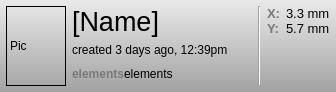
<?xml version="1.0" encoding="UTF-8"?>
<ui version="4.0">
 <class>AMSamplePlateItemWidget</class>
 <widget class="QWidget" name="AMSamplePlateItemWidget">
  <property name="geometry">
   <rect>
    <x>0</x>
    <y>0</y>
    <width>332</width>
    <height>92</height>
   </rect>
  </property>
  <property name="windowTitle">
   <string>Sample Position</string>
  </property>
  <property name="styleSheet">
   <string notr="true">#AMSamplePlateItemWidget {
background-color: qlineargradient(spread:pad, x1:0, y1:0, x2:0, y2:1, stop:0 rgba(233, 233, 233, 255), stop:0.502513 rgba(199, 198, 198, 255), stop:1 rgba(163, 162, 162, 255));
}</string>
  </property>
  <layout class="QHBoxLayout" name="horizontalLayout">
   <property name="spacing">
    <number>6</number>
   </property>
   <property name="margin">
    <number>6</number>
   </property>
   <item>
    <widget class="QLabel" name="samplePictureLabel">
     <property name="minimumSize">
      <size>
       <width>60</width>
       <height>80</height>
      </size>
     </property>
     <property name="maximumSize">
      <size>
       <width>60</width>
       <height>80</height>
      </size>
     </property>
     <property name="frameShape">
      <enum>QFrame::Box</enum>
     </property>
     <property name="text">
      <string>Pic</string>
     </property>
    </widget>
   </item>
   <item>
    <layout class="QVBoxLayout" name="verticalLayout">
     <property name="spacing">
      <number>0</number>
     </property>
     <item>
      <widget class="QLabel" name="sampleName">
       <property name="sizePolicy">
        <sizepolicy hsizetype="Preferred" vsizetype="Preferred">
         <horstretch>1</horstretch>
         <verstretch>0</verstretch>
        </sizepolicy>
       </property>
       <property name="minimumSize">
        <size>
         <width>180</width>
         <height>0</height>
        </size>
       </property>
       <property name="styleSheet">
        <string notr="true">font-size: 20pt;</string>
       </property>
       <property name="text">
        <string>[Name]</string>
       </property>
      </widget>
     </item>
     <item>
      <widget class="QLabel" name="createdLabel">
       <property name="text">
        <string>created 3 days ago, 12:39pm</string>
       </property>
      </widget>
     </item>
     <item>
      <layout class="QHBoxLayout" name="horizontalLayout_2">
       <item>
        <widget class="QLabel" name="containingLabel">
         <property name="sizePolicy">
          <sizepolicy hsizetype="Preferred" vsizetype="Preferred">
           <horstretch>0</horstretch>
           <verstretch>0</verstretch>
          </sizepolicy>
         </property>
         <property name="styleSheet">
          <string notr="true">color: rgb(121, 121, 121);
font-weight: bold;
font-family: &quot;Lucida Grande&quot;;</string>
         </property>
         <property name="text">
          <string>elements</string>
         </property>
        </widget>
       </item>
       <item>
        <widget class="QLabel" name="elementsLabel">
         <property name="sizePolicy">
          <sizepolicy hsizetype="Preferred" vsizetype="Preferred">
           <horstretch>1</horstretch>
           <verstretch>0</verstretch>
          </sizepolicy>
         </property>
         <property name="text">
          <string>elements</string>
         </property>
        </widget>
       </item>
      </layout>
     </item>
    </layout>
   </item>
   <item>
    <widget class="Line" name="line">
     <property name="orientation">
      <enum>Qt::Vertical</enum>
     </property>
    </widget>
   </item>
   <item>
    <widget class="QLabel" name="controlNames">
     <property name="styleSheet">
      <string notr="true">color: rgb(121, 121, 121);
font-weight: bold;
font-size: 10pt;
font-family: &quot;Lucida Grande&quot;;</string>
     </property>
     <property name="text">
      <string>X:
Y:</string>
     </property>
     <property name="alignment">
      <set>Qt::AlignLeading|Qt::AlignLeft|Qt::AlignTop</set>
     </property>
    </widget>
   </item>
   <item>
    <widget class="QLabel" name="controlValues">
     <property name="sizePolicy">
      <sizepolicy hsizetype="Preferred" vsizetype="Preferred">
       <horstretch>1</horstretch>
       <verstretch>0</verstretch>
      </sizepolicy>
     </property>
     <property name="styleSheet">
      <string notr="true">font-size: 10pt;
font-family: &quot;Lucida Grande&quot;;</string>
     </property>
     <property name="text">
      <string>3.3 mm
5.7 mm</string>
     </property>
     <property name="alignment">
      <set>Qt::AlignLeading|Qt::AlignLeft|Qt::AlignTop</set>
     </property>
    </widget>
   </item>
  </layout>
 </widget>
 <resources/>
 <connections/>
</ui>
